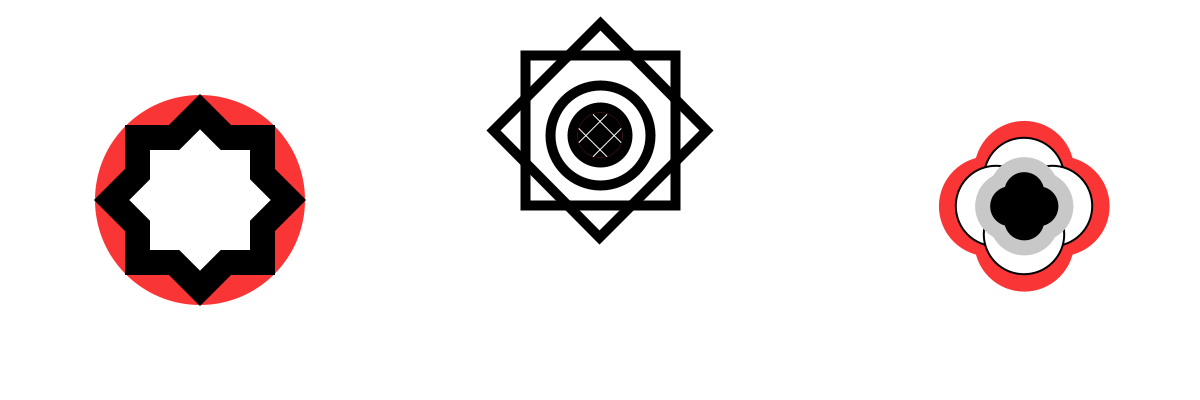
Frame 1 (no input)
Frame 60 (the mouse pressed at the canvas centre just before this capture): identical to frame 1, image omitted
Frame 120 (the mouse held since frame 60 and released just before this capture): identical to frame 1, image omitted

The Processing sketch that drew this single still picture (run headless with seeded random() and noise(); from frame 60 on, the mouse is pressed at the canvas centre):

// Processing sketch: gutierrezs08e01
// ── gutierrezs08e01.pde

boolean pressed; // declaracion de boolean
int [] colores = new int[4];
int variedades;
void setup(){
size(1200,400);//tamano canvas
rectMode(CENTER);//rectangulos se dibujaran desde el centro
colores[0] = #FA3535; 
colores[1] = #1F1DDE;
colores[2] = 0;
colores[3] = #F2EB11;

}
void draw(){
  if (pressed){//si boolean es verdadero el fondo se ira a negro
    background(0);
  }
  else{
    background (255);//si el boolean es falso el fondo sera blanco
  }
mandala1(200,height/2);//declaracion de las coordenadas en las que se partira dibujando como si fueran 0
mandala2(600,130);//declaracion de las coordenadas en las que se partira dibujando como si fueran 0
mandala3(350,-250);// declaracion de las coordenadas en las que se partira dibujando como si fueran 0
}
void mandala1(int x, int y){
 noFill();
 strokeWeight(10);
 noStroke();
 fill(colores[variedades]);
 ellipse(x,y,210,210);
 fill(0);
 rect(x, y, 150, 150);
 pushMatrix();// se aislara la rotacion a solo un cuadrado
 translate(x,y);// se parte el dibujo y la rotacion desde aqui
 rotate(PI/4.0);// rotacion
 rect(0, 0, 150, 150);
 popMatrix();// se aislara la rotacion a solo un cuadrado
 noStroke();
 fill(255);
 rect(x, y, 100, 100);
 pushMatrix();// se aislara la rotacion a solo un cuadrado
 translate(x,y);
 rotate(PI/4.0);//rotacion
 rect(0, 0, 100, 100);
 popMatrix();// se aislara la rotacion a solo un cuadrado
}

void mandala2(int x, int y){
  stroke(0);
  noFill();
  rect(x, y, 150, 150);
  pushMatrix();
  translate(x,y);
  rotate(PI/4.0);
  rect(0, 0, 150, 150);
  popMatrix();
  noFill();
  ellipse(600,135,100,100);
  stroke(0);
  fill(colores[variedades]);
  ellipse(600,135,55,55);
  fill(0);
  ellipse(600,135,35,35);
  noStroke();
  translate(x,y-10);
  rotate(PI/4.0);
  for (int i = 1;i <= 40; i+=20){
   for (int j= 1;j <= 40; j+=20){
  strokeWeight(2);
  fill(0);
 fill (255);
  rect (i,j,20,1);//se dibujaran dos rectangulos(pareceran lineas por lo delgados que son)
 rect (i,j,1,20);
       }
  }
}
void mandala3(int a,int b){
  translate(a,b);
    for (int i = 1;i <= 100; i+=50){
   for (int j= 1;j <= 100; j+=50){
     fill(colores[variedades]);
     ellipse(i-15,j-15,100,100);
   }
    }
    for (int i = 1;i <= 80; i+=40){
   for (int j= 1;j <= 80; j+=40){
     fill(255);
     stroke(0);
     ellipse(i-10,j-10,80,80);
   }}
  for (int i = 1;i <= 40; i+=20){
   for (int j= 1;j <= 40; j+=20){
     noStroke();
     fill(200);
     ellipse(i,j,70,70);
     fill(0);
   }}
       for (int i = 1;i <= 40; i+=20){
   for (int j= 1;j <= 40; j+=20){
     ellipse(i,j,40,40);
}
  }
}
void keyPressed(){
  variedades=(int)random(colores.length);
  pressed = true; 
  
}
void keyReleased(){
  pressed = false; 
}
